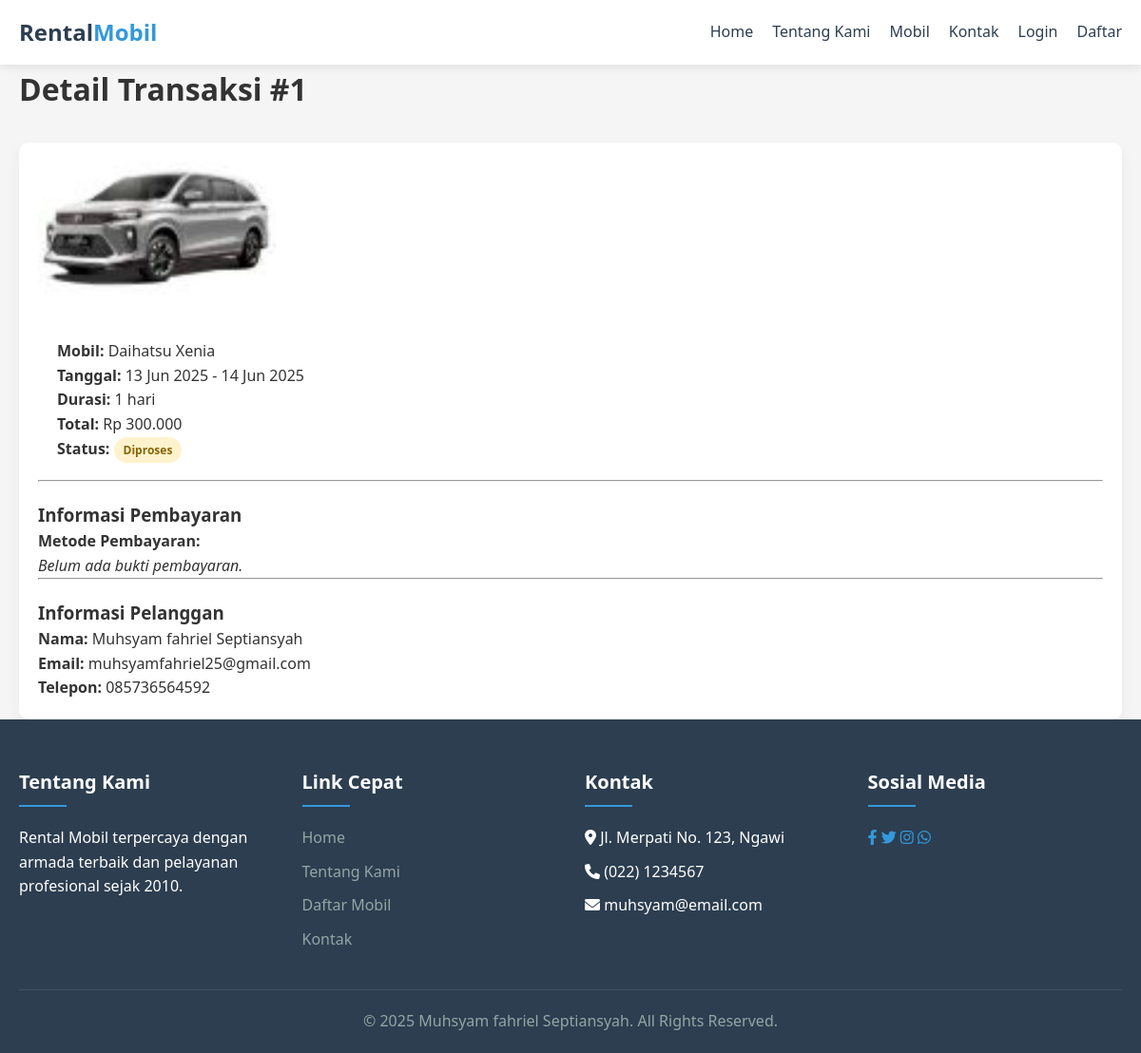
The page /transaksi.php?id=1 on the database its author committed.
### tables this page shows
CREATE TABLE `booking` (
  `id` int(11) NOT NULL,
  `user_id` int(11) NOT NULL,
  `mobil_id` int(11) NOT NULL,
  `tanggal_mulai` date NOT NULL,
  `tanggal_selesai` date NOT NULL,
  `durasi` int(11) NOT NULL,
  `harga` int(11) NOT NULL,
  `total` int(11) NOT NULL,
  `status` enum('diproses','disetujui','ditolak','selesai') NOT NULL DEFAULT 'diproses',
  `tanggal_booking` timestamp NOT NULL DEFAULT current_timestamp(),
  `catatan` text DEFAULT NULL,
  `metode_pembayaran` enum('transfer_bank','cod','ewallet') DEFAULT NULL,
  `nama` varchar(100) NOT NULL,
  `telepon` varchar(20) NOT NULL,
  `alamat` text NOT NULL,
  `foto_ktp` varchar(255) DEFAULT NULL,
  `bukti_pembayaran` varchar(255) DEFAULT NULL
);

CREATE TABLE `mobil` (
  `id` int(11) NOT NULL,
  `merk` varchar(50) NOT NULL,
  `model` varchar(50) NOT NULL,
  `tahun` int(4) NOT NULL,
  `warna` varchar(30) NOT NULL,
  `kursi` int(2) NOT NULL,
  `harga` int(11) NOT NULL,
  `status` enum('tersedia','tidak tersedia') NOT NULL DEFAULT 'tersedia',
  `gambar` varchar(100) NOT NULL DEFAULT 'default.jpg',
  `deskripsi` text DEFAULT NULL,
  `created_at` timestamp NOT NULL DEFAULT current_timestamp()
);

CREATE TABLE `users` (
  `id` int(11) NOT NULL,
  `nama` varchar(100) NOT NULL,
  `email` varchar(100) NOT NULL,
  `username` varchar(50) NOT NULL,
  `password` varchar(255) NOT NULL,
  `telepon` varchar(20) NOT NULL,
  `alamat` text NOT NULL,
  `role` enum('admin','user') NOT NULL DEFAULT 'user',
  `created_at` timestamp NOT NULL DEFAULT current_timestamp()
);

### includes/functions.php (called while the page is built, shortened)
<?php
function formatDate($date, $format = 'd M Y') {
    return date($format, strtotime($date));
}
function formatCurrency($amount) {
    return 'Rp ' . number_format($amount, 0, ',', '.');
}

### transaksi.php (the view, shortened to what this page needs)
<?php
require_once __DIR__ . '/includes/functions.php';
require_once __DIR__ . '/includes/header.php';
$booking_id = intval($_GET['id']);
$query = $db->prepare("SELECT b.*, m.merk, m.model, m.gambar, u.nama, u.email, u.telepon
    FROM booking b
    JOIN mobil m ON b.mobil_id = m.id
    JOIN users u ON b.user_id = u.id
    WHERE b.id = ?");
$query->bind_param('i', $booking_id);
$query->execute();
$result = $query->get_result();
$booking = $result->fetch_assoc();
?>
<main class="container">
    <h1>Detail Transaksi #<?= $booking['id'] ?></h1>
    <div class="booking-details">
        <img src="images/cars/<?= htmlspecialchars($booking['gambar']) ?>" alt="<?= $booking['merk'] ?>" style="width: 250px; border-radius: 8px; margin-bottom: 20px;">
        <div class="car-info">
            <p><strong>Mobil:</strong> <?= $booking['merk'] ?> <?= $booking['model'] ?></p>
            <p><strong>Tanggal:</strong> <?= formatDate($booking['tanggal_mulai']) ?> - <?= formatDate($booking['tanggal_selesai']) ?></p>
            <p><strong>Durasi:</strong> <?= $booking['durasi'] ?> hari</p>
            <p><strong>Total:</strong> <?= formatCurrency($booking['total']) ?></p>
            <p><strong>Status:</strong> <span class="status-badge <?= $booking['status'] ?>"><?= ucfirst($booking['status']) ?></span></p>
        </div>
        <hr>
        <div class="payment-info">
            <h3>Informasi Pembayaran</h3>
            <p><strong>Metode Pembayaran:</strong> <?= ucwords(str_replace('_', ' ', $booking['metode_pembayaran'])) ?></p>
            <?php if ($booking['bukti_pembayaran']): ?>
                <p><strong>Bukti Pembayaran:</strong></p>
                <img src="images/bukti/<?= htmlspecialchars($booking['bukti_pembayaran']) ?>" alt="Bukti" style="max-width: 300px; border: 1px solid #ccc; border-radius: 6px;">
            <?php elseif ($booking['metode_pembayaran'] === 'cod'): ?>
                <p><em>Pembayaran akan dilakukan saat penjemputan.</em></p>
            <?php else: ?>
                <p><em>Belum ada bukti pembayaran.</em></p>
            <?php endif; ?>
        </div>
        <hr>
        <div class="user-info">
            <h3>Informasi Pelanggan</h3>
            <p><strong>Nama:</strong> <?= htmlspecialchars($booking['nama']) ?></p>
            <p><strong>Email:</strong> <?= htmlspecialchars($booking['email']) ?></p>
            <p><strong>Telepon:</strong> <?= htmlspecialchars($booking['telepon']) ?></p>
        </div>
    </div>
</main>
<?php require_once __DIR__ . '/includes/footer.php'; ?>

### css/style.css (style rules this page uses)
:root { --primary: #3498db; --primary-dark: #2980b9; --secondary: #2ecc71; --secondary-dark: #27ae60; --danger: #e74c3c; --danger-dark: #c0392b; --warning: #f39c12; --warning-dark: #e67e22; --dark: #2c3e50; --light: #ecf0f1; --gray: #95a5a6; --gray-dark: #7f8c8d; }
* { margin: 0; padding: 0; box-sizing: border-box; }
body { font-family: 'Segoe UI', Tahoma, Geneva, Verdana, sans-serif; line-height: 1.6; color: #333; background-color: #f5f5f5; }
.container { width: 100%; max-width: 1200px; margin: 0 auto; padding: 0 20px; }
.car-info { padding: 20px; }
.booking-details { margin-top: 30px; background-color: white; padding: 20px; border-radius: 10px; box-shadow: 0 5px 15px rgba(0, 0, 0, 0.05); }
.booking-details h3 { margin-top: 20px; }
.status-badge { padding: 5px 10px; border-radius: 20px; font-size: 12px; font-weight: bold; }
.status-badge.diproses { background-color: #fff3cd; color: #856404; }

### rows shown on the page
booking: id "1", mobil.gambar (picture), mobil.merk "Daihatsu", mobil.model "Xenia", tanggal_mulai "13 Jun 2025", tanggal_selesai "14 Jun 2025", durasi "1", total "Rp 300.000", status "Diproses", user.nama "Muhsyam fahriel Septiansyah", user.email "muhsyamfahriel25@gmail.com", user.telepon "085736564592"
